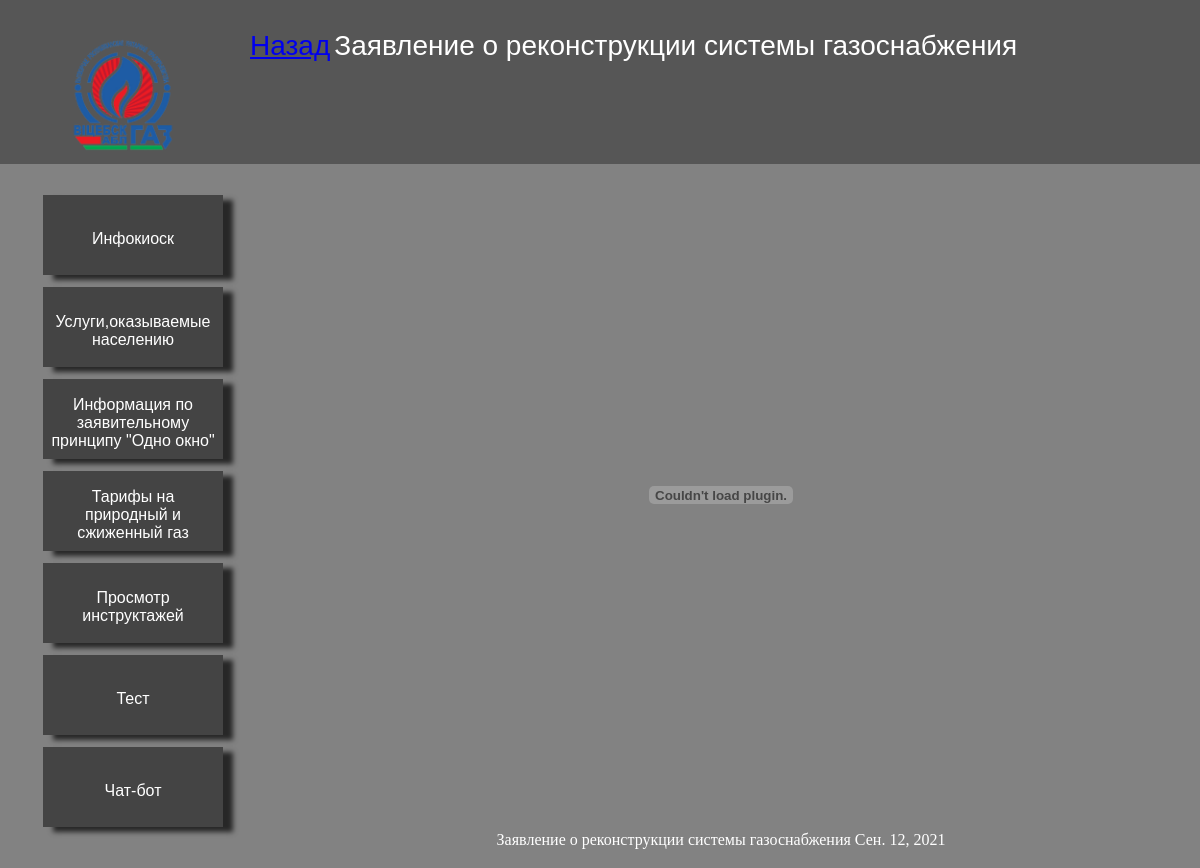
/onewindow/Forms/Application_for_the_reconstruction_of_the_gas_supply_system, run on the app's committed database.
### main/models.py (models this page shows, shortened)
class Application_for_the_reconstruction_of_the_gas_supply_system(models.Model):
    title = models.CharField(max_length=150)
    Application_for_the_reconstruction_of_the_gas_supply_system_doc = models.FileField(upload_to='Forms/')
    times = models.DateField()

### main/views.py (the view)
# urls.py: path('onewindow/Forms/Application_for_the_reconstruction_of_the_gas_supply_system', views.Application_for_the_reconstruction_of_the_gas_supply_system_home, name='Application_for_the_reconstruction_of_
def Application_for_the_reconstruction_of_the_gas_supply_system_home(request):
    data = Application_for_the_reconstruction_of_the_gas_supply_system.objects.all()
    return render(request,'main/statements/Application_for_the_reconstruction_of_the_gas_supply_system.html', {'data': data})

### main/templates/main/statements/Application_for_the_reconstruction_of_the_gas_supply_system.html (shortened to what this page needs)
{%extends 'main/Shell.html'%}
{%block topbar%}
<div class="topbar">
    <table>
        <tr>
            <td height="20vh"><a class="back" href="{%url 'Forms'%}">Назад</a></td>
            <td><a class="toptext">Заявление о реконструкции системы газоснабжения</a></td>
        </tr>
    </table>
</div>
{%endblock%}
{%block body%}
{%for el in data%}
<center>
        <div class="botton_color">
                <embed class="docs_view" src="{{ el.Application_for_the_reconstruction_of_the_gas_supply_system_doc.url }}" >
                <p href="{{ el.Application_for_the_reconstruction_of_the_gas_supply_system}}" class="cool_text">{{ el.title }} {{el.times}}</p>
        </div>
</center>
{%endfor%}
{%endblock%}

### main/static/main/css/Shell.css (style rules this page uses)
.main { margin: 0; background: #828282; }
.back { height: 15vh; }
.topbar { height: 19vh; background-color: #565656; text-align: center; margin: 0; padding-top: 1.5vh; }
.toptext { color: #fff; font-family: Arial, Helvetica, sans-serif; font-size: 3.5vh; margin-left: auto; margin-right: auto; margin-top: 3vh; }
.docs_view { height: 80vh; width: 50vw; padding-top: 1vh; display: block; margin-left: auto; margin-right: auto; }
.cool_text { color: #fff; text-align: center; }

### data on the page
Application_for_the_reconstruction_of_the_gas_supply_system: title "Заявление о реконструкции системы газоснабжения", times "Сен. 12, 2021"
